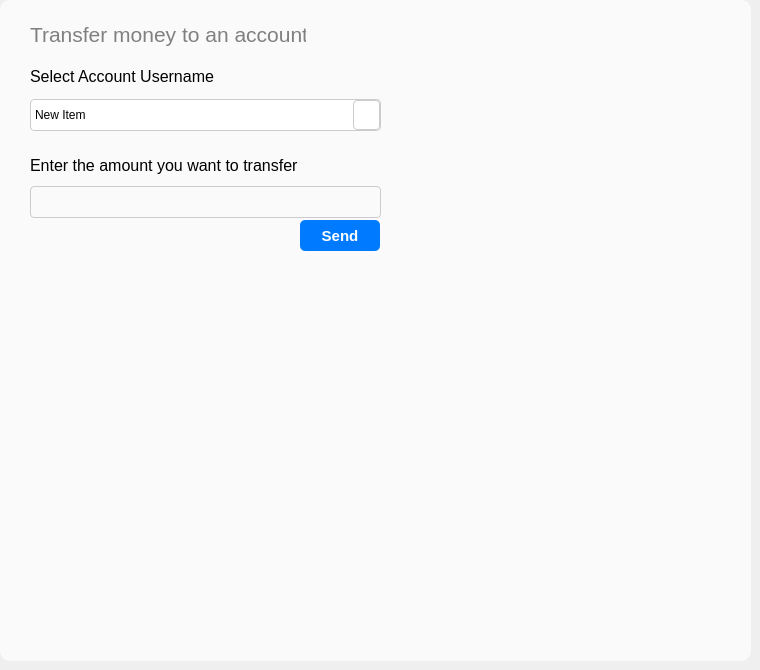
   <widget class="QWidget" name="SendMoney_Page">
    <widget class="QGroupBox" name="groupBox_2">
     <property name="geometry">
      <rect>
       <x>0</x>
       <y>0</y>
       <width>751</width>
       <height>661</height>
      </rect>
     </property>
     <property name="styleSheet">
      <string notr="true">background-color: rgb(250,250,250);
border-radius:10px</string>
     </property>
     <property name="title">
      <string/>
     </property>
     <widget class="QLabel" name="label">
      <property name="geometry">
       <rect>
        <x>30</x>
        <y>20</y>
        <width>276</width>
        <height>28</height>
       </rect>
      </property>
      <property name="font">
       <font>
        <pointsize>16</pointsize>
       </font>
      </property>
      <property name="styleSheet">
       <string notr="true">color:gray</string>
      </property>
      <property name="text">
       <string>Transfer money to an account</string>
      </property>
     </widget>
     <widget class="QPushButton" name="Send_Button">
      <property name="geometry">
       <rect>
        <x>300</x>
        <y>220</y>
        <width>80</width>
        <height>31</height>
       </rect>
      </property>
      <property name="font">
       <font>
        <pointsize>11</pointsize>
        <bold>true</bold>
       </font>
      </property>
      <property name="styleSheet">
       <string notr="true">background-color: #007bff;
color: white;
padding: 4px 16px;
border: none;
border-radius: 5px;</string>
      </property>
      <property name="text">
       <string>Send</string>
      </property>
     </widget>
     <widget class="QWidget" name="layoutWidget">
      <property name="geometry">
       <rect>
        <x>30</x>
        <y>60</y>
        <width>351</width>
        <height>71</height>
       </rect>
      </property>
      <layout class="QVBoxLayout" name="verticalLayout_3">
       <item>
        <widget class="QLabel" name="label_3">
         <property name="font">
          <font>
           <pointsize>12</pointsize>
          </font>
         </property>
         <property name="styleSheet">
          <string notr="true">color:black</string>
         </property>
         <property name="text">
          <string>Select Account Username</string>
         </property>
        </widget>
       </item>
       <item>
        <widget class="QComboBox" name="SelectAccount_ComboBox">
         <property name="sizePolicy">
          <sizepolicy hsizetype="Minimum" vsizetype="Minimum">
           <horstretch>0</horstretch>
           <verstretch>0</verstretch>
          </sizepolicy>
         </property>
         <property name="styleSheet">
          <string notr="true">QComboBox {
    border: 1px solid #ccc;
    border-radius: 4px;
    color: black;
    background-color: white;
}

QComboBox::drop-down {
    width: 25px;
    border: 1px solid #ccc;
    border-radius: 4px;
    color: black;
}

QComboBox::down-arrow {
    image: url(&quot;:/rec/Resources/arrow-down-s-fill.png&quot;);
    width: 16px;
    height: 16px;
}

/* Dropdown list styling */
QComboBox QAbstractItemView {
    color: black;
    background-color: white;
    selection-background-color: #d3d3d3;
    selection-color: black;
}

QComboBox::item {
    color: black;
    background-color: white;
}
</string>
         </property>
         <item>
          <property name="text">
           <string>New Item</string>
          </property>
         </item>
         <item>
          <property name="text">
           <string>New Item</string>
          </property>
         </item>
         <item>
          <property name="text">
           <string>New Item</string>
          </property>
         </item>
         <item>
          <property name="text">
           <string>New Item</string>
          </property>
         </item>
         <item>
          <property name="text">
           <string>New Item</string>
          </property>
         </item>
        </widget>
       </item>
      </layout>
     </widget>
     <widget class="QWidget" name="layoutWidget">
      <property name="geometry">
       <rect>
        <x>30</x>
        <y>150</y>
        <width>351</width>
        <height>68</height>
       </rect>
      </property>
      <layout class="QVBoxLayout" name="verticalLayout_4">
       <item>
        <widget class="QLabel" name="label_7">
         <property name="font">
          <font>
           <pointsize>12</pointsize>
          </font>
         </property>
         <property name="styleSheet">
          <string notr="true">color:black</string>
         </property>
         <property name="text">
          <string>Enter the amount you want to transfer</string>
         </property>
        </widget>
       </item>
       <item>
        <widget class="QLineEdit" name="SendMoney_Amount">
         <property name="sizePolicy">
          <sizepolicy hsizetype="Expanding" vsizetype="Maximum">
           <horstretch>0</horstretch>
           <verstretch>0</verstretch>
          </sizepolicy>
         </property>
         <property name="minimumSize">
          <size>
           <width>32</width>
           <height>32</height>
          </size>
         </property>
         <property name="styleSheet">
          <string notr="true">border: 1px solid #ccc;
border-radius:4px;
color:black;</string>
         </property>
        </widget>
       </item>
      </layout>
     </widget>
    </widget>
   </widget>
